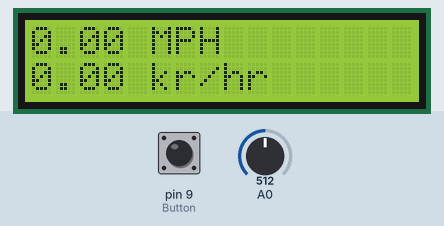
The sketch below on a simulated Arduino Uno, built for the host (arithmetic inside an expression is 32-bit, double 64-bit). On the bench: 16×2 character LCD. The test bench sets the inputs (shaded band); at power-on: pin 9 (Button) LOW, A0 = 512. What the sketch prints to the serial monitor is not drawn.

Above: at 1.2 s.
1.3 s: pin 9 (Button) pulled HIGH for 0.15 s
At 1.44 s:
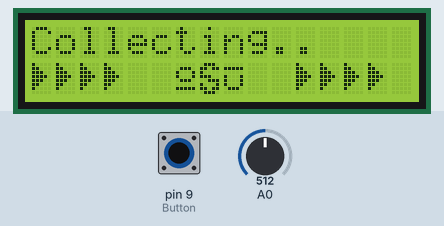
3.0 s: pin 9 (Button) pulled HIGH for 3.2 s
Timing chart, 0 to 6.0 s (numbered marks = the images above; inputs shaded):
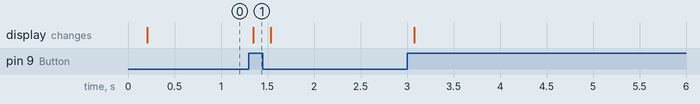

The sketch:

Code_With_Button.ino
```cpp
/*
 * Runs FHT with real data. When button pressed, Records max freq bin.
 * Outputs the freq and speed when button is released
 * Author: James Touthang
*/

// Definitions
#define LOG_OUT 1         // use the log output function
#define FHT_N 256         // set to 256 point fht

// Libraries
#include <FHT.h>          // include the library
#include "Wire.h"
#include "Adafruit_LiquidCrystal.h"

Adafruit_LiquidCrystal lcd(6, 2, 4);

// Optimizing Variables for better reading
int max_mag = 180;                        // magnitude of bin threshold, anything above gets stored as max
int bin_multiplier = 146.05;              // samplerate/fht. bin multiplier
//--------------------------------------------------------------------------------------------------------

double highest_freq = 0;                  // Storing the highest Frequency
int buttonState = HIGH;                  // button state is initialized as "pressed"

// custom Character
byte arrow1[8] = { 0B10000,0B11000,0B11100,0B11110,
                   0B11100,0B11000,0B10000,0B00000 };
byte theo[8] = { 0b00000,0b01110,0b10001,0b10001,
                 0b01110,0b00000,0b11111,0b00000};
byte theS[8] = { 0B01110,0B11011,0B10000,0B11100,
                 0B00111,0B10001,0B11011,0B01110};
byte theu[8] = { 0B00000,0B11111,0B00000,0B10001,
                 0B10001,0B10001,0B01110,0B00000};

double toMilesPerHour(double dopplerFreq){
  /*Doppler Formula
  // Transmitting Frequency = 24.125 GHz
  // Speed of light = 299,792,458 m /s
  // 3600 sec in 1 hour
  // 1609.34 meters in 1 mile
  */
  return (dopplerFreq * 299792458.0 * 3600.0 ) / (2.0 * 24125000000.0 * 1609.34);
}

double toKilometersPerHour(double dopplerFreq){
  return (dopplerFreq * 299792458.0 * 3600 ) / (2.0 * 24125000000.0 * 1000);
}

// method to get max of two values.
int maxValue(int x, int y){
  if(x >= y) return x;
  return y;
}

// method to account for the bouncing during the button press.
boolean debounceButton(boolean state){
  boolean stateNow = digitalRead(9);
  if(state!=stateNow){                    // if buttonState and digitalRead is diff, it delays for 10ms
    delay(10);                            // waits 10 ms to to account for the bouncing
    stateNow = digitalRead(9);
  }
  return stateNow;
}

void setup() {
  Serial.begin(115200); // use the serial port
  pinMode(9,INPUT);                 // Button
  lcd.begin(16, 2);                 // LCD Initialization
  lcd.setBacklight(HIGH);           // LCD Backlight
  lcd.createChar(1, arrow1);        // saves custom char to address 1
  lcd.createChar(2, theo);          // saves custom char to address 2
  lcd.createChar(3, theS);          // saves custom char to address 3
  lcd.createChar(4, theu);          // saves custom char to address 4
  TIMSK0 = 0;                       // turn off timer0 for lower jitter
  ADCSRA = 0xe5;                    // set the adc to free running mode
  ADMUX = 0x40;                     // use adc0
  DIDR0 = 0x01;                     // turn off the digital input for adc0
}

void loop() {
 while(1) {                         // reduces jitter
    cli();                          // UDRE interrupt slows this way down on arduino1.0
    for (int i = 0 ; i < FHT_N ; i++) { // save 256 samples
      while(!(ADCSRA & 0x10) );     // wait for adc to be ready
      ADCSRA = 0xf5;                // restart adc
      byte m = ADCL;                // fetch adc data
      byte j = ADCH;
      int k = (j << 8) | m;         // form into an int
      k -= 0x0200;                  // form into a signed int
      k <<= 6;                      // form into a 16b signed int
      fht_input[i] = k;             // put real data into bins
    }

    fht_window();       // window the data for better frequency response
    fht_reorder();      // reorder the data before doing the fht
    fht_run();          // process the data in the fht
    fht_mag_log();      // take the output of the fht
    sei();              // sets back interrupt

    // Writes to Serial to shue graphic spetrum analyzer
    Serial.write(255);                      // send a start byte
    Serial.write(fht_log_out, FHT_N/2);     // send out the data

    /*
     * fht_log_out[i],
     *    i is the frequency bin
     *    fht_log_out[i] is the magnitied
     * frequency: f(i) = i * sample_rate / FHT_N
     * sample_rate = 16 Mhz / some prescaler
     */
    int largest_index = 0;
    int last = 0;
    for (byte i = 6; i < FHT_N/2; i++) {    // iterates through each bin and if is the largest it stores it.
      if( fht_log_out[i] >= max_mag) {
        largest_index = i;
      }
    }
    last = largest_index;                   // sets the last largest_index

    // takes the two values and gets max and multiplies by a multiplier to get freq
    double cur_freq = maxValue(last,largest_index) * bin_multiplier;

    // sets the highest_freq during reading to get the maximum value
    if(cur_freq > highest_freq ) {
      highest_freq = cur_freq;
    }

    // Code for button pressed. Sets the highest_freq to 0 and display words
    if(debounceButton(buttonState)==HIGH && buttonState == LOW){
      highest_freq = 0;
      lcd.setCursor(0,0); lcd.print("Collecting..       ");
      lcd.setCursor(0,1); lcd.write(1);lcd.write(1);lcd.write(1);lcd.write(1);lcd.print("  ");
                          lcd.write(2);lcd.write(3);lcd.write(4);lcd.print("  ");
                          lcd.write(1);lcd.write(1);lcd.write(1);lcd.write(1);

      buttonState = HIGH;             // after exetuing all LoW states, set ButtonState to HGIH
    }

    // Code for when button released. prints the data to lcd
    else if ( debounceButton(buttonState)==LOW && buttonState == HIGH){
      //lcd.setCursor(0,0); lcd.print(highest_freq); lcd.print(" Hz        ");
      lcd.setCursor(0,0); lcd.print(toMilesPerHour(highest_freq)); lcd.print(" MPH           ");
      lcd.setCursor(0,1); lcd.print(toKilometersPerHour(highest_freq)); lcd.print (" kr/hr        ");
      buttonState = LOW;              // after exetuing all HGIH states, set ButtonState to LOW
    }
 }// end of while
}
```

Measured:
- after the input at 1.3 s, the display: changes after 0.05 s (image 1)
